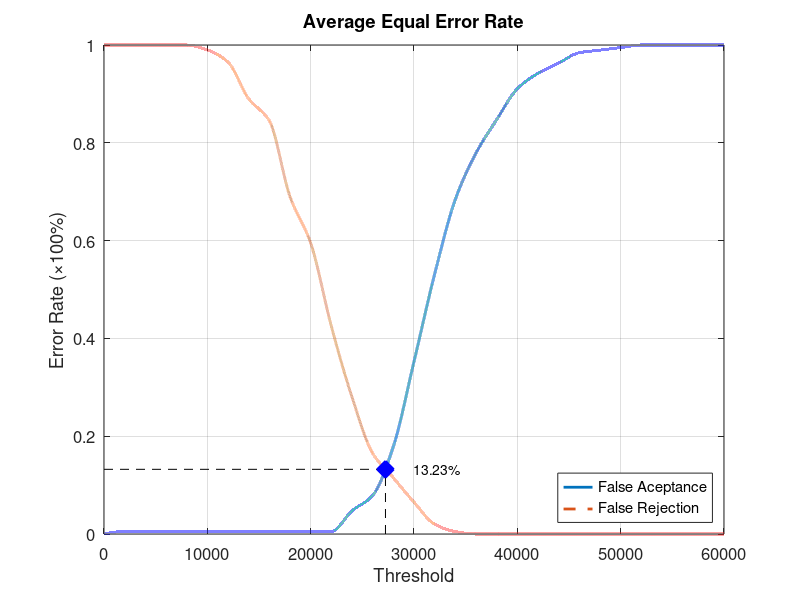
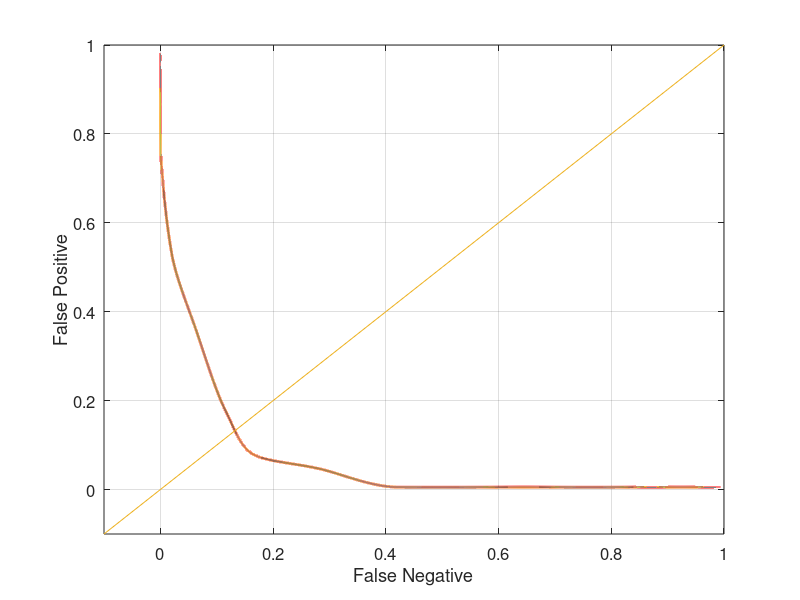

Write MATLAB code to recreate these figures, in order.
function yEER = Database2_3
close all;
clear;
clc;
x = 0:2000:60000;
xq = 0:0.5:60000;

y0 = [0 0.00526316 0.00526316 0.00526316 0.00526316 0.00526316 0.00526316 0.00526316 0.00526316 0.00526316 0.00526316 0.00526316 0.0473684 0.0789474 0.178947 0.352632 0.531579 0.684211 0.778947 0.847368 0.910526 0.942105 0.963158 0.984211 0.989474 0.994737 1 1 1 1 1];
yy0 = interp1(x, y0, xq, 'pchip');
y1 = [1 1 1 1 1 0.99 0.965 0.89 0.845 0.69 0.595 0.425 0.28 0.165 0.115 0.065 0.02 0.005 0 0 0 0 0 0 0 0 0 0 0 0 0];
yy1 = interp1(x, y1, xq, 'pchip');

% Calculating EER: 
y2 = abs(y0 - y1);
find(y2 == min(y2))
yy2 = abs(yy0 - yy1);
xEER = find(yy2 == min(yy2));
xEERIndex = xq(xEER) % X-axis EER
yEER = yy0(xEER) % Y-axis EER

main = figure
plot(xq, yy0,'-','LineWidth', 2);	hold on
plot(xq, yy1,'--','LineWidth', 2);	hold on
plot([xEERIndex xEERIndex], [0 yEER], 'k--');	hold on
plot([0 xEERIndex], [yEER yEER], 'k--');	hold on
plot(xEERIndex, yEER, 'bx', 'LineWidth', 10);	hold on
text(xEERIndex + 10 * xEERIndex / 100, yEER, [num2str(round((10000 * yEER)) / 100) '%'])
legend('False Aceptance', 'False Rejection', 'Location', 'SouthEast')
xlabel('Threshold')
ylabel('Error Rate (\times100%)')
title('Average Equal Error Rate')
set(gca, 'FontSize', 12)
axis([0 60000 0 1])
grid on

print(main, 'Database2_3Main', '-dpng');
FNRxFPR = figure('Color', [1 1 1]);
plot(yy1, yy0, '-', yy1, yy0, 'LineWidth', 2);
hold on
y = -0.1:0.1:1
plot(y, y); 
set(gca, 'FontSize', 12)
xlabel('False Negative')
ylabel('False Positive')
axis([-0.1 1 -0.1 1])
set(gca, 'FontSize', 12)
grid on

print(FNRxFPR, 'Database2_3FNRxFPR','-dpng');
end
